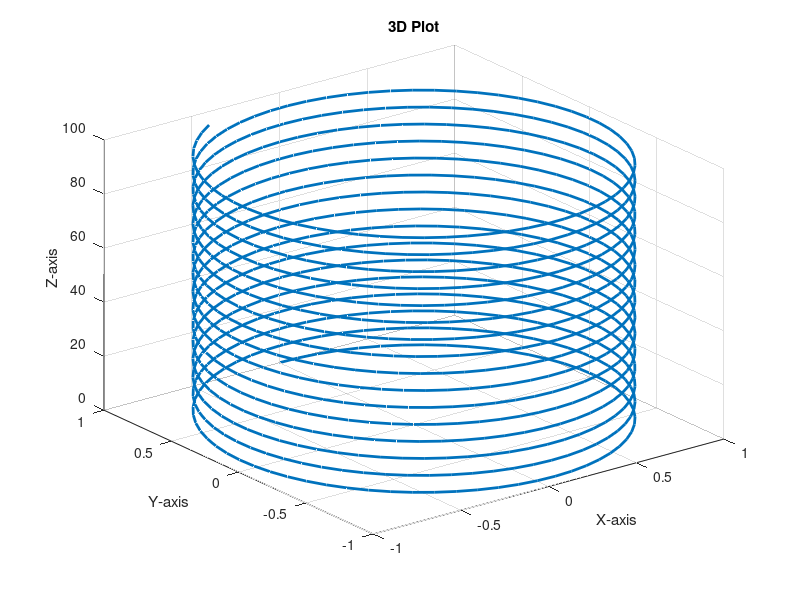

MATLAB code for this plot:
% Create data
t = linspace(0, 100, 1000);
x = sin(t);
y = cos(t);
z = t;

% Plot in 3D
figure;
plot3(x, y, z, 'LineWidth', 2);
title('3D Plot');
xlabel('X-axis');
ylabel('Y-axis');
zlabel('Z-axis');
grid on;
